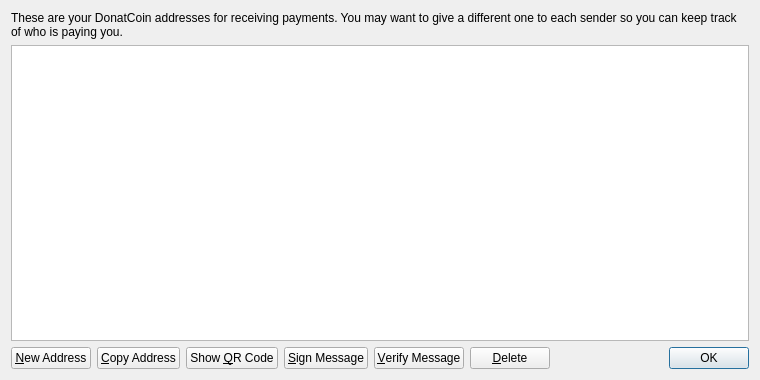
<?xml version="1.0" encoding="UTF-8"?>
<ui version="4.0">
 <class>AddressBookPage</class>
 <widget class="QWidget" name="AddressBookPage">
  <property name="geometry">
   <rect>
    <x>0</x>
    <y>0</y>
    <width>760</width>
    <height>380</height>
   </rect>
  </property>
  <property name="windowTitle">
   <string>Address Book</string>
  </property>
  <layout class="QVBoxLayout" name="verticalLayout">
   <item>
    <widget class="QLabel" name="labelExplanation">
     <property name="text">
      <string>These are your DonatCoin addresses for receiving payments. You may want to give a different one to each sender so you can keep track of who is paying you.</string>
     </property>
     <property name="textFormat">
      <enum>Qt::PlainText</enum>
     </property>
     <property name="wordWrap">
      <bool>true</bool>
     </property>
    </widget>
   </item>
   <item>
    <widget class="QTableView" name="tableView">
     <property name="contextMenuPolicy">
      <enum>Qt::CustomContextMenu</enum>
     </property>
     <property name="toolTip">
      <string>Double-click to edit address or label</string>
     </property>
     <property name="tabKeyNavigation">
      <bool>false</bool>
     </property>
     <property name="alternatingRowColors">
      <bool>true</bool>
     </property>
     <property name="selectionMode">
      <enum>QAbstractItemView::SingleSelection</enum>
     </property>
     <property name="selectionBehavior">
      <enum>QAbstractItemView::SelectRows</enum>
     </property>
     <property name="sortingEnabled">
      <bool>true</bool>
     </property>
     <attribute name="verticalHeaderVisible">
      <bool>false</bool>
     </attribute>
    </widget>
   </item>
   <item>
    <layout class="QHBoxLayout" name="horizontalLayout">
     <item>
      <widget class="QPushButton" name="newAddressButton">
       <property name="toolTip">
        <string>Create a new address</string>
       </property>
       <property name="text">
        <string>&amp;New Address</string>
       </property>
       <property name="icon">
        <iconset resource="../bitcoin.qrc">
         <normaloff>:/icons/add</normaloff>:/icons/add</iconset>
       </property>
      </widget>
     </item>
     <item>
      <widget class="QPushButton" name="copyToClipboard">
       <property name="toolTip">
        <string>Copy the currently selected address to the system clipboard</string>
       </property>
       <property name="text">
        <string>&amp;Copy Address</string>
       </property>
       <property name="icon">
        <iconset resource="../bitcoin.qrc">
         <normaloff>:/icons/editcopy</normaloff>:/icons/editcopy</iconset>
       </property>
      </widget>
     </item>
     <item>
      <widget class="QPushButton" name="showQRCode">
       <property name="text">
        <string>Show &amp;QR Code</string>
       </property>
       <property name="icon">
        <iconset resource="../bitcoin.qrc">
         <normaloff>:/icons/qrcode</normaloff>:/icons/qrcode</iconset>
       </property>
      </widget>
     </item>
     <item>
      <widget class="QPushButton" name="signMessage">
       <property name="toolTip">
        <string>Sign a message to prove you own a Bitcoin address</string>
       </property>
       <property name="text">
        <string>&amp;Sign Message</string>
       </property>
       <property name="icon">
        <iconset resource="../bitcoin.qrc">
         <normaloff>:/icons/edit</normaloff>:/icons/edit</iconset>
       </property>
      </widget>
     </item>
     <item>
      <widget class="QPushButton" name="verifyMessage">
       <property name="toolTip">
        <string>Verify a message to ensure it was signed with a specified Bitcoin address</string>
       </property>
       <property name="text">
        <string>&amp;Verify Message</string>
       </property>
       <property name="icon">
        <iconset resource="../bitcoin.qrc">
         <normaloff>:/icons/transaction_0</normaloff>:/icons/transaction_0</iconset>
       </property>
      </widget>
     </item>
     <item>
      <widget class="QPushButton" name="deleteButton">
       <property name="toolTip">
        <string>Delete the currently selected address from the list. Only sending addresses can be deleted.</string>
       </property>
       <property name="text">
        <string>&amp;Delete</string>
       </property>
       <property name="icon">
        <iconset resource="../bitcoin.qrc">
         <normaloff>:/icons/remove</normaloff>:/icons/remove</iconset>
       </property>
      </widget>
     </item>
     <item>
      <spacer name="horizontalSpacer">
       <property name="orientation">
        <enum>Qt::Horizontal</enum>
       </property>
       <property name="sizeHint" stdset="0">
        <size>
         <width>40</width>
         <height>20</height>
        </size>
       </property>
      </spacer>
     </item>
     <item>
      <widget class="QDialogButtonBox" name="buttonBox">
       <property name="sizePolicy">
        <sizepolicy hsizetype="Maximum" vsizetype="Fixed">
         <horstretch>0</horstretch>
         <verstretch>0</verstretch>
        </sizepolicy>
       </property>
       <property name="standardButtons">
        <set>QDialogButtonBox::Ok</set>
       </property>
      </widget>
     </item>
    </layout>
   </item>
  </layout>
 </widget>
 <resources>
  <include location="../bitcoin.qrc"/>
 </resources>
 <connections/>
</ui>
